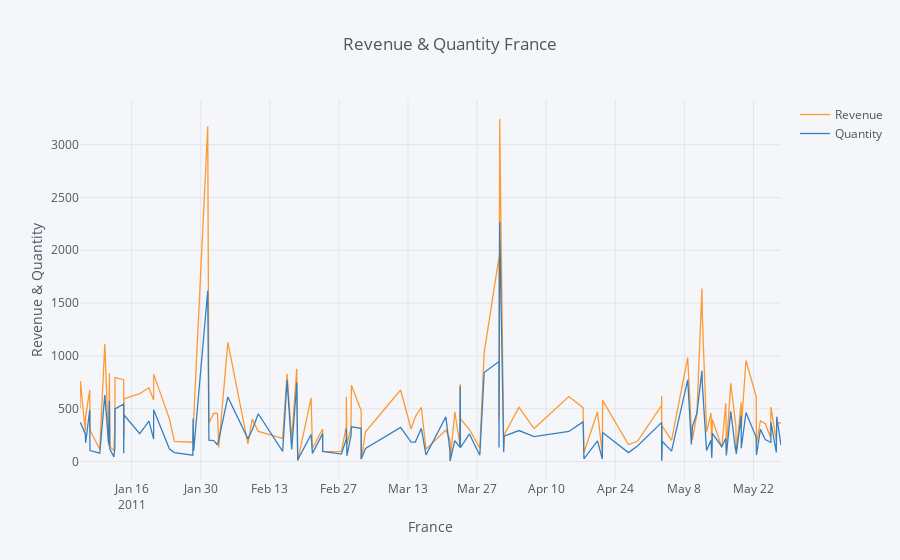

Notebook code for this chart:
### Code cell
group_q2 = df_2.groupby('InvoiceDate').sum()[['Revenue','Quantity']]
group_q2.iplot(kind='line', xTitle='France', yTitle='Revenue & Quantity', title='Revenue & Quantity France')
